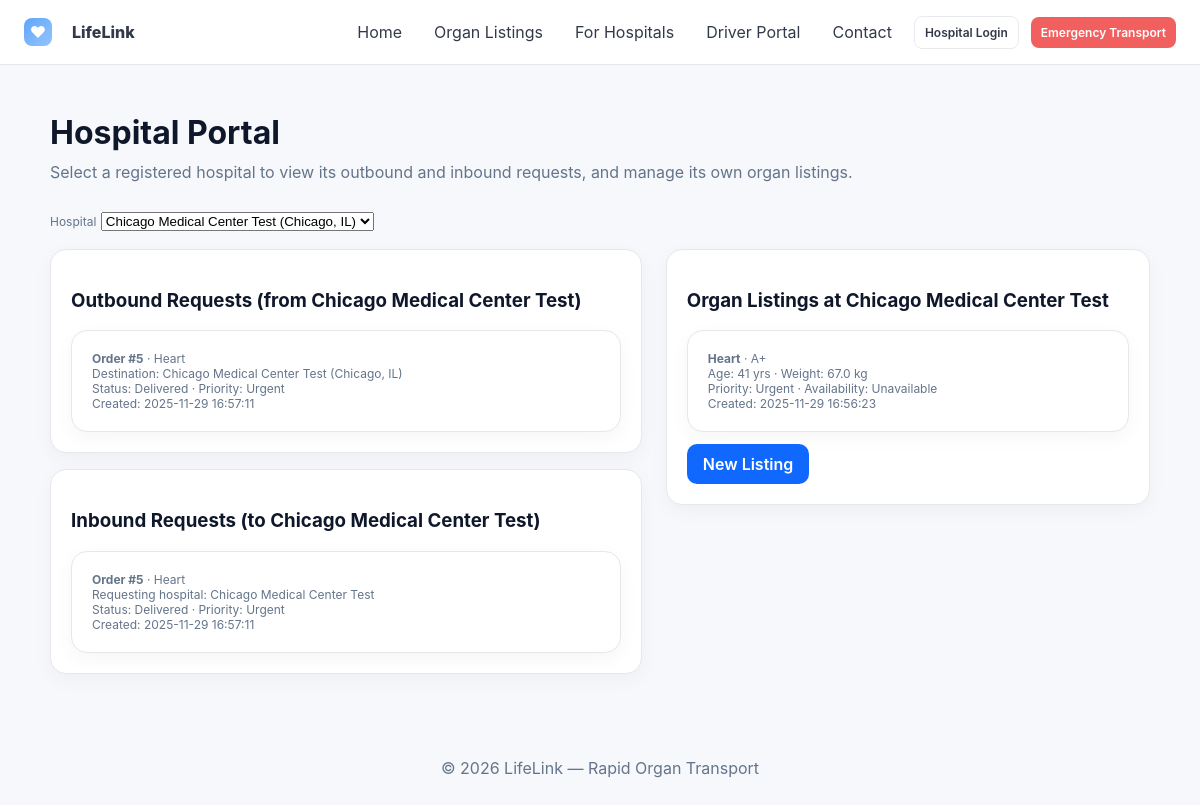
The app's page /for_hospitals with its own data.
### tables this page shows
CREATE TABLE hospitals(
  id INTEGER PRIMARY KEY AUTOINCREMENT,
  name TEXT NOT NULL,
  city TEXT,
  state TEXT,
  email TEXT
);

CREATE TABLE transport_requests(
  id INTEGER PRIMARY KEY AUTOINCREMENT,
  listing_id INTEGER,
  hospital TEXT,              -- requesting hospital name (must be from hospitals table)
  organ_type TEXT,
  origin TEXT,                -- pickup location derived from organ listing hospital
  destination TEXT,           -- delivery address / hospital
  contact_phone TEXT,
  notes TEXT,
  priority_status TEXT,       -- Normal / Critical / Urgent / Emergency
  status TEXT DEFAULT 'Requested',  -- Requested, Assigned, En-route, Delivered
  driver_id INTEGER,
  created_at TEXT DEFAULT CURRENT_TIMESTAMP,
  updated_at TEXT DEFAULT CURRENT_TIMESTAMP
);

CREATE TABLE organ_listings(
  id INTEGER PRIMARY KEY AUTOINCREMENT,
  hospital_id INTEGER,
  hospital_name TEXT,
  organ_type TEXT,
  blood_type TEXT,
  age INTEGER,
  weight_kg REAL,
  priority_status TEXT DEFAULT 'Normal',
  availability_status TEXT DEFAULT 'Available',
  city TEXT,
  state TEXT,
  created_at TEXT DEFAULT CURRENT_TIMESTAMP
);

### app.py (the view)
@app.route("/for_hospitals")
def for_hospitals():
    hospitals = query("SELECT * FROM hospitals ORDER BY name ASC")
    selected_id = request.args.get("hospital_id")
    selected_hospital = None
    if hospitals:
        if selected_id:
            selected_hospital = query(
                "SELECT * FROM hospitals WHERE id = ?",
                (selected_id,),
                one=True,
            )
        if not selected_hospital:
            selected_hospital = hospitals[0]
    outbound = []
    inbound = []
    if selected_hospital:
        hname = selected_hospital["name"]
        outbound = query(
            """
            SELECT tr.*,
                   ol.organ_type AS listing_organ_type,
                   ol.blood_type AS listing_blood_type,
                   ol.hospital_name AS source_hospital,
                   ol.city AS source_city,
                   ol.state AS source_state
            FROM transport_requests tr
            LEFT JOIN organ_listings ol ON tr.listing_id = ol.id
            WHERE tr.hospital = ?
            ORDER BY tr.created_at DESC
            """,
            (hname,),
        )
        inbound = query(
            """
            SELECT tr.*,
                   ol.organ_type AS listing_organ_type,
                   ol.blood_type AS listing_blood_type,
                   ol.hospital_name AS source_hospital,
                   ol.city AS source_city,
                   ol.state AS source_state
            FROM transport_requests tr
            LEFT JOIN organ_listings ol ON tr.listing_id = ol.id
            WHERE ol.hospital_name = ?
            ORDER BY tr.created_at DESC
            """,
            (hname,),
        )
    listings = []
    if selected_hospital:
        listings = query(
            """
            SELECT * FROM organ_listings
            WHERE hospital_name = ?
            ORDER BY created_at DESC
            """,
            (selected_hospital["name"],),
        )
    return render_template(
        "for_hospitals.html",
        hospitals=hospitals,
        selected_hospital=selected_hospital,
        outbound=outbound,
        inbound=inbound,
        listings=listings,
    )

### app.py (called while the page is built)
def get_db():
    db = getattr(g, "_db", None)
    if db is None:
        db = g._db = sqlite3.connect(DB_PATH, check_same_thread=False)
        db.row_factory = sqlite3.Row
    return db

def query(sql, args=(), one=False):
    cur = get_db().execute(sql, args)
    rv = cur.fetchall()
    cur.close()
    return (rv[0] if rv else None) if one else rv

@app.context_processor
def inject_now():
    return {"now": datetime.utcnow()}

### templates/for_hospitals.html
{% extends "_base.html" %}{% block content %}
<div class="container section">
  <h2 class="h2" style="text-align:left">Hospital Portal</h2>
  <p class="sub" style="text-align:left">Select a registered hospital to view its outbound and inbound requests, and manage its own organ listings.</p>
  <form method="get" style="margin:12px 0 18px;max-width:420px">
    <label class="small">Hospital</label>
    <select name="hospital_id" onchange="this.form.submit()">
      {% for h in hospitals %}
        <option value="{{ h.id }}" {% if selected_hospital and h.id == selected_hospital.id %}selected{% endif %}>
          {{ h.name }} ({{ h.city }}, {{ h.state }})
        </option>
      {% endfor %}
    </select>
  </form>
  {% if not selected_hospital %}
    <div class="notice">No hospitals are registered yet. Use the Hospital Registration page to add one.</div>
  {% else %}
    <div class="grid" style="grid-template-columns:1.1fr .9fr;gap:24px">
      <div>
        <div class="card">
          <h3>Outbound Requests (from {{ selected_hospital.name }})</h3>
          {% if outbound %}
            {% for o in outbound %}
              <div class="card small" style="margin-top:8px">
                <div><b>Order #{{ o.id }}</b> · {{ o.organ_type or o.listing_organ_type }}</div>
                <div class="small">Destination: {{ o.destination }}</div>
                <div class="small">Status: {{ o.status }} · Priority: {{ o.priority_status }}</div>
                <div class="small">Created: {{ o.created_at }}</div>
              </div>
            {% endfor %}
          {% else %}
            <div class="small">No outbound requests yet.</div>
          {% endif %}
        </div>
        <div class="card" style="margin-top:16px">
          <h3>Inbound Requests (to {{ selected_hospital.name }})</h3>
          {% if inbound %}
            {% for o in inbound %}
              <div class="card small" style="margin-top:8px">
                <div><b>Order #{{ o.id }}</b> · {{ o.organ_type or o.listing_organ_type }}</div>
                <div class="small">Requesting hospital: {{ o.hospital }}</div>
                <div class="small">Status: {{ o.status }} · Priority: {{ o.priority_status }}</div>
                <div class="small">Created: {{ o.created_at }}</div>
              </div>
            {% endfor %}
          {% else %}
            <div class="small">No inbound requests yet.</div>
          {% endif %}
        </div>
      </div>
      <div>
        <div class="card">
          <h3>Organ Listings at {{ selected_hospital.name }}</h3>
          {% if listings %}
            {% for l in listings %}
              <div class="card small" style="margin-top:8px">
                <div><b>{{ l.organ_type }}</b> · {{ l.blood_type }}</div>
                <div class="small">Age: {{ l.age }} yrs · Weight: {{ "%.1f"|format(l.weight_kg or 0) }} kg</div>
                <div class="small">Priority: {{ l.priority_status }} · Availability: {{ l.availability_status }}</div>
                <div class="small">Created: {{ l.created_at }}</div>
              </div>
            {% endfor %}
          {% else %}
            <div class="small">No organ listings yet for this hospital.</div>
          {% endif %}
          <div style="display:flex;gap:12px;margin-top:12px">
            <a class="btn primary" href="{{ url_for('new_listing', hospital_id=selected_hospital.id) }}">New Listing</a>
          </div>
        </div>
      </div>
    </div>
  {% endif %}
</div>
{% endblock %}

### templates/_base.html (shortened to what this page needs)
<!doctype html><html lang="en"><head>
<link rel="stylesheet" href="{{ url_for('static', filename='style.css') }}">
</head><body>
<div class="nav">
  <div class="brand"><div class="logo">❤</div><a href="{{ url_for('home') }}">LifeLink</a></div>
  <div class="right">
    <a href="{{ url_for('home') }}">Home</a>
    <a href="{{ url_for('organ_listings') }}">Organ Listings</a>
    <a href="{{ url_for('for_hospitals') }}">For Hospitals</a>
    <a href="{{ url_for('driver_portal') }}">Driver Portal</a>
    <a href="{{ url_for('contact') }}">Contact</a>
    <a class="btn small" href="{{ url_for('hospital_login') }}">Hospital Login</a>
    <a class="btn emergency small" href="{{ url_for('emergency_transport') }}">Emergency Transport</a>
  </div>
</div>
{% block content %}{% endblock %}
<div class="footer">© {{ now.year }} LifeLink — Rapid Organ Transport</div>
</body></html>

### static/style.css (style rules this page uses)
:root { --bg:#f6f8fb;--card:#ffffff;--ink:#0f172a;--muted:#64748b;--accent:#ef4444;--brand:#1068ff;--chip:#eef2ff;--green:#16a34a;--blue:#3b82f6 }
* { box-sizing:border-box }
html,body { padding:0;margin:0;font-family:Inter,system-ui,-apple-system,Segoe UI,Roboto,Helvetica,Arial,"Apple Color Emoji","Segoe UI Emoji";background:var(--bg);color:var(--ink) }
a { text-decoration:none;color:inherit }
.container { max-width:1100px;margin:0 auto;padding:24px }
.nav { display:flex;align-items:center;justify-content:space-between;padding:14px 24px;background:#fff;border-bottom:1px solid #e5e7eb;position:sticky;top:0;z-index:50 }
.nav .brand { display:flex;align-items:center;gap:10px;font-weight:800 }
.nav .brand .logo { width:28px;height:28px;border-radius:8px;background:linear-gradient(135deg,#60a5fa,#93c5fd);display:flex;align-items:center;justify-content:center;color:#fff }
.nav a { color:#0f172a;opacity:.85;padding:8px 10px;border-radius:8px }
.nav .right { display:flex;gap:12px;align-items:center }
.btn { display:inline-flex;align-items:center;gap:6px;padding:10px 16px;border-radius:10px;font-weight:600;border:1px solid #e5e7eb;background:#fff }
.btn.primary { background:var(--brand);color:#fff;border:none }
.btn.emergency { background:var(--accent);color:#fff;border:none }
.card { background:var(--card);border:1px solid #e5e7eb;border-radius:16px;padding:20px;box-shadow:0 6px 20px rgba(2,6,23,.04) }
.grid { display:grid;grid-template-columns:repeat(3,1fr);gap:18px }
.section { padding:48px 0 }
.h2 { font-size:32px;text-align:center;margin:0 0 10px }
.sub { color:var(--muted);text-align:center;margin:0 0 28px }
.footer { padding:36px 0;color:var(--muted);text-align:center }
.small { font-size:12px;color:var(--muted) }

### records on screen
hospitals: name "Chicago Medical Center Test"
transport_requests: id "5", organ_type "Heart", destination "Chicago Medical Center Test (Chicago, IL)", status "Delivered", priority_status "Urgent", created_at "2025-11-29 16:57:11", hospital "Chicago Medical Center Test"
organ_listings: organ_type "Heart", blood_type "A+", age "41", weight_kg "67.0", priority_status "Urgent", availability_status "Unavailable", created_at "2025-11-29 16:56:23"

### other values on screen
form field hospital_id "Chicago Medical Center Test (Chicago, IL)"
